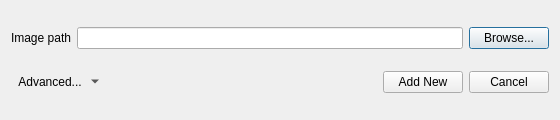
<?xml version="1.0" encoding="UTF-8"?>
<ui version="4.0">
 <class>FreehandRasterGeoreferencer</class>
 <widget class="QDialog" name="FreehandRasterGeoreferencer">
  <property name="geometry">
   <rect>
    <x>0</x>
    <y>0</y>
    <width>560</width>
    <height>120</height>
   </rect>
  </property>
  <property name="windowTitle">
   <string>Add raster for interactive georeferencing</string>
  </property>
  <property name="modal">
   <bool>true</bool>
  </property>
  <layout class="QVBoxLayout" name="verticalLayout">
   <item>
    <layout class="QGridLayout" name="pathLayout">
     <item row="0" column="0">
      <widget class="QLabel" name="label">
       <property name="layoutDirection">
        <enum>Qt::LeftToRight</enum>
       </property>
       <property name="text">
        <string>Image path</string>
       </property>
       <property name="alignment">
        <set>Qt::AlignRight|Qt::AlignTrailing|Qt::AlignVCenter</set>
       </property>
       <property name="buddy">
        <cstring>lineEditImagePath</cstring>
       </property>
      </widget>
     </item>
     <item row="0" column="1">
      <widget class="QLineEdit" name="lineEditImagePath">
       <property name="sizePolicy">
        <sizepolicy hsizetype="Expanding" vsizetype="Fixed">
         <horstretch>1</horstretch>
         <verstretch>0</verstretch>
        </sizepolicy>
       </property>
      </widget>
     </item>
     <item row="0" column="2">
      <widget class="QPushButton" name="pushButtonBrowse">
       <property name="text">
        <string>Browse...</string>
       </property>
      </widget>
     </item>
    </layout>
   </item>
   <item>
    <layout class="QHBoxLayout" name="buttonLayout">
     <item>
      <widget class="QToolButton" name="toolButtonAdvanced">
       <property name="text">
        <string>Advanced...</string>
       </property>
       <property name="popupMode">
        <enum>QToolButton::MenuButtonPopup</enum>
       </property>
       <property name="toolButtonStyle">
        <enum>Qt::ToolButtonTextBesideIcon</enum>
       </property>
       <property name="autoRaise">
        <bool>true</bool>
       </property>
       <property name="arrowType">
        <enum>Qt::NoArrow</enum>
       </property>
      </widget>
     </item>
     <item>
      <spacer name="horizontalSpacer">
       <property name="orientation">
        <enum>Qt::Horizontal</enum>
       </property>
       <property name="sizeHint" stdset="0">
        <size>
         <width>40</width>
         <height>20</height>
        </size>
       </property>
      </spacer>
     </item>
     <item>
      <widget class="QPushButton" name="pushButtonAdd">
       <property name="enabled">
        <bool>true</bool>
       </property>
       <property name="text">
        <string>Add New</string>
       </property>
      </widget>
     </item>
     <item>
      <widget class="QPushButton" name="pushButtonCancel">
       <property name="enabled">
        <bool>true</bool>
       </property>
       <property name="text">
        <string>Cancel</string>
       </property>
      </widget>
     </item>
    </layout>
   </item>
  </layout>
 </widget>
 <tabstops>
  <tabstop>lineEditImagePath</tabstop>
  <tabstop>pushButtonBrowse</tabstop>
  <tabstop>toolButtonAdvanced</tabstop>
  <tabstop>pushButtonAdd</tabstop>
  <tabstop>pushButtonCancel</tabstop>
 </tabstops>
 <resources/>
 <connections/>
</ui>
